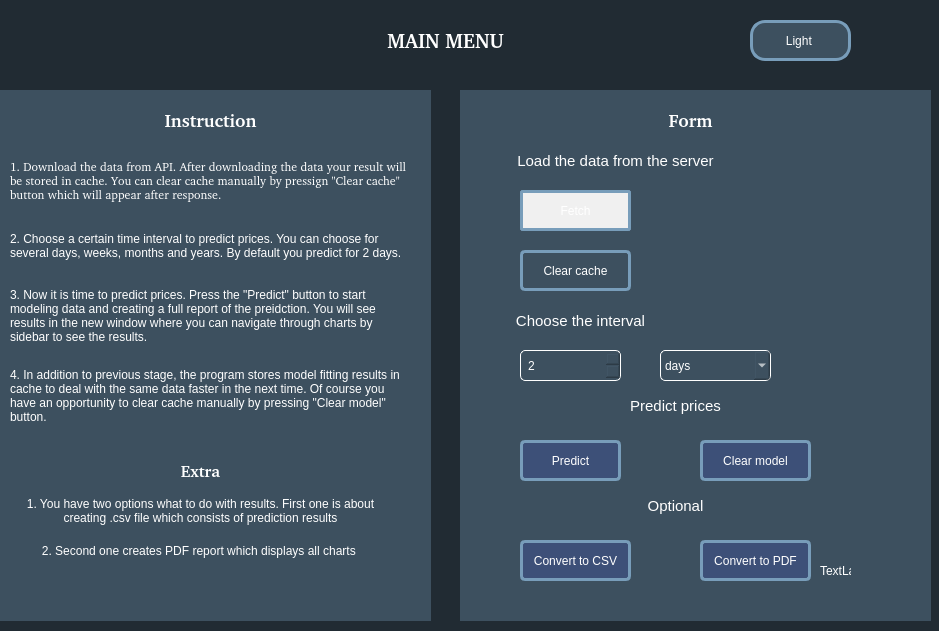
<?xml version="1.0" encoding="UTF-8"?>
<ui version="4.0">
 <class>MainWindow</class>
 <widget class="QMainWindow" name="MainWindow">
  <property name="geometry">
   <rect>
    <x>0</x>
    <y>0</y>
    <width>939</width>
    <height>631</height>
   </rect>
  </property>
  <property name="windowTitle">
   <string>Menu</string>
  </property>
  <property name="styleSheet">
   <string notr="true">
*{
color: #fff;
font-family: url(:/fonts/Nova_Flat/NovaFlat-Regular.ttf);
font-size: 12px;
border: nine;
background: none;
}

#centralwidget{
background-color: rgb(33, 43, 51);
}
#left_menu_widget, #percentage_bar_chart, #nested_donuts,
#line_charts, #bar_charts, #temperature_bar_chart
{
background-color: rgba(61, 80, 95, 100)
}
#header_frame, #frame_3, #frame_5{
background-color: rgb(61, 80, 95);
}
#frame_5 QPushButton{
padding: 10px;
border-radius: 5px;
background-color: rgba(33, 43, 51, 100);
}
#header_nav QPushButton{
	background-color: rgb(61, 80, 95);
	border-radius: 15px;
	border: 3px solid rgb(120, 157, 186);
}
#header_nav QPushButton:hover{
	background-color: rgb(120, 157, 186);
}</string>
  </property>
  <widget class="QWidget" name="centralwidget">
   <widget class="QFrame" name="header_nav">
    <property name="geometry">
     <rect>
      <x>0</x>
      <y>0</y>
      <width>931</width>
      <height>81</height>
     </rect>
    </property>
    <property name="frameShape">
     <enum>QFrame::StyledPanel</enum>
    </property>
    <property name="frameShadow">
     <enum>QFrame::Raised</enum>
    </property>
    <widget class="QFrame" name="frame_2">
     <property name="geometry">
      <rect>
       <x>30</x>
       <y>10</y>
       <width>181</width>
       <height>61</height>
      </rect>
     </property>
     <property name="frameShape">
      <enum>QFrame::StyledPanel</enum>
     </property>
     <property name="frameShadow">
      <enum>QFrame::Raised</enum>
     </property>
    </widget>
    <widget class="QFrame" name="controlButtons">
     <property name="geometry">
      <rect>
       <x>720</x>
       <y>10</y>
       <width>161</width>
       <height>61</height>
      </rect>
     </property>
     <property name="frameShape">
      <enum>QFrame::StyledPanel</enum>
     </property>
     <property name="frameShadow">
      <enum>QFrame::Raised</enum>
     </property>
     <widget class="QPushButton" name="QPushButton">
      <property name="geometry">
       <rect>
        <x>30</x>
        <y>10</y>
        <width>101</width>
        <height>41</height>
       </rect>
      </property>
      <property name="text">
       <string>Light </string>
      </property>
     </widget>
    </widget>
    <widget class="QLabel" name="label_7">
     <property name="geometry">
      <rect>
       <x>340</x>
       <y>10</y>
       <width>221</width>
       <height>61</height>
      </rect>
     </property>
     <property name="layoutDirection">
      <enum>Qt::LeftToRight</enum>
     </property>
     <property name="text">
      <string/>
     </property>
     <property name="textFormat">
      <enum>Qt::PlainText</enum>
     </property>
    </widget>
    <widget class="QLabel" name="label1">
     <property name="geometry">
      <rect>
       <x>330</x>
       <y>10</y>
       <width>231</width>
       <height>61</height>
      </rect>
     </property>
     <property name="font">
      <font>
       <family>:/fonts/Nova_Flat/NovaFlat-Regular.ttf</family>
       <pointsize>-1</pointsize>
       <weight>75</weight>
       <bold>true</bold>
      </font>
     </property>
     <property name="styleSheet">
      <string notr="true">QLabel#label1{
	font-size: 20px;
}</string>
     </property>
     <property name="text">
      <string>MAIN MENU</string>
     </property>
     <property name="alignment">
      <set>Qt::AlignCenter</set>
     </property>
    </widget>
   </widget>
   <widget class="QFrame" name="frame_3">
    <property name="geometry">
     <rect>
      <x>0</x>
      <y>90</y>
      <width>431</width>
      <height>531</height>
     </rect>
    </property>
    <property name="styleSheet">
     <string notr="true">QLabel#label_2, QLabel#label_3, QLabel#label_4, QLabel#label_5 {
 line-height: 1.5
}</string>
    </property>
    <property name="frameShape">
     <enum>QFrame::StyledPanel</enum>
    </property>
    <property name="frameShadow">
     <enum>QFrame::Raised</enum>
    </property>
    <widget class="QLabel" name="label">
     <property name="geometry">
      <rect>
       <x>20</x>
       <y>10</y>
       <width>381</width>
       <height>41</height>
      </rect>
     </property>
     <property name="font">
      <font>
       <family>:/fonts/Nova_Flat/NovaFlat-Regular.ttf</family>
       <pointsize>-1</pointsize>
       <weight>75</weight>
       <bold>true</bold>
      </font>
     </property>
     <property name="styleSheet">
      <string notr="true">QLabel#label{
	font-size: 18px;
}</string>
     </property>
     <property name="text">
      <string>Instruction</string>
     </property>
     <property name="textFormat">
      <enum>Qt::AutoText</enum>
     </property>
     <property name="alignment">
      <set>Qt::AlignCenter</set>
     </property>
    </widget>
    <widget class="QLabel" name="label_2">
     <property name="geometry">
      <rect>
       <x>10</x>
       <y>130</y>
       <width>401</width>
       <height>51</height>
      </rect>
     </property>
     <property name="text">
      <string>2. Choose a certain time interval to predict prices. You can choose for several days, weeks, months and years. By default you predict for 2 days.</string>
     </property>
     <property name="textFormat">
      <enum>Qt::PlainText</enum>
     </property>
     <property name="wordWrap">
      <bool>true</bool>
     </property>
    </widget>
    <widget class="QLabel" name="label_3">
     <property name="geometry">
      <rect>
       <x>10</x>
       <y>60</y>
       <width>411</width>
       <height>61</height>
      </rect>
     </property>
     <property name="font">
      <font>
       <family>:/fonts/Nova_Flat/NovaFlat-Regular.ttf</family>
       <pointsize>-1</pointsize>
      </font>
     </property>
     <property name="text">
      <string>1. Download the data from API. After downloading the data your result will be stored in cache. You can clear cache manually by pressign &quot;Clear cache&quot; button which will appear after response.</string>
     </property>
     <property name="textFormat">
      <enum>Qt::PlainText</enum>
     </property>
     <property name="wordWrap">
      <bool>true</bool>
     </property>
    </widget>
    <widget class="QLabel" name="label_4">
     <property name="geometry">
      <rect>
       <x>10</x>
       <y>190</y>
       <width>401</width>
       <height>71</height>
      </rect>
     </property>
     <property name="text">
      <string>3. Now it is time to predict prices. Press the &quot;Predict&quot; button to start modeling data and creating a full report of the preidction. You will see results in the new window where you can navigate through charts by sidebar to see the results.</string>
     </property>
     <property name="textFormat">
      <enum>Qt::PlainText</enum>
     </property>
     <property name="wordWrap">
      <bool>true</bool>
     </property>
     <property name="openExternalLinks">
      <bool>true</bool>
     </property>
    </widget>
    <widget class="QLabel" name="label_5">
     <property name="geometry">
      <rect>
       <x>10</x>
       <y>270</y>
       <width>401</width>
       <height>71</height>
      </rect>
     </property>
     <property name="text">
      <string>4. In addition to previous stage, the program stores model fitting results in cache to deal with the same data faster in the next time. Of course you have an opportunity to clear cache manually by pressing &quot;Clear model&quot; button.</string>
     </property>
     <property name="textFormat">
      <enum>Qt::PlainText</enum>
     </property>
     <property name="wordWrap">
      <bool>true</bool>
     </property>
     <property name="openExternalLinks">
      <bool>true</bool>
     </property>
    </widget>
    <widget class="QLabel" name="label_6">
     <property name="geometry">
      <rect>
       <x>10</x>
       <y>360</y>
       <width>381</width>
       <height>41</height>
      </rect>
     </property>
     <property name="font">
      <font>
       <family>:/fonts/Nova_Flat/NovaFlat-Regular.ttf</family>
       <pointsize>-1</pointsize>
       <weight>75</weight>
       <bold>true</bold>
      </font>
     </property>
     <property name="styleSheet">
      <string notr="true">QLabel#label_6{
	font-size: 16px;
}</string>
     </property>
     <property name="text">
      <string>Extra</string>
     </property>
     <property name="textFormat">
      <enum>Qt::PlainText</enum>
     </property>
     <property name="alignment">
      <set>Qt::AlignCenter</set>
     </property>
    </widget>
    <widget class="QLabel" name="label_8">
     <property name="geometry">
      <rect>
       <x>10</x>
       <y>400</y>
       <width>381</width>
       <height>41</height>
      </rect>
     </property>
     <property name="text">
      <string>1. You have two options what to do with results. First one is about creating .csv file which consists of prediction results</string>
     </property>
     <property name="textFormat">
      <enum>Qt::PlainText</enum>
     </property>
     <property name="alignment">
      <set>Qt::AlignCenter</set>
     </property>
     <property name="wordWrap">
      <bool>true</bool>
     </property>
    </widget>
    <widget class="QLabel" name="label_9">
     <property name="geometry">
      <rect>
       <x>10</x>
       <y>440</y>
       <width>381</width>
       <height>41</height>
      </rect>
     </property>
     <property name="text">
      <string>2. Second one creates PDF report which displays all charts </string>
     </property>
     <property name="textFormat">
      <enum>Qt::PlainText</enum>
     </property>
     <property name="alignment">
      <set>Qt::AlignCenter</set>
     </property>
     <property name="wordWrap">
      <bool>true</bool>
     </property>
    </widget>
   </widget>
   <widget class="QFrame" name="frame_5">
    <property name="geometry">
     <rect>
      <x>460</x>
      <y>90</y>
      <width>471</width>
      <height>531</height>
     </rect>
    </property>
    <property name="styleSheet">
     <string notr="true">QPushButton#clearCache, QPushButton#clearModel, QPushButton#convertCSV,
QPushButton#convertPDF, QPushButton#fetchButton {
	background-color: rgb(61, 80, 120);
	border-radius: 5px;
	border: 3px solid rgb(120, 157, 186);
}

QPushButton#clearCache, QPushButton#clearModel, QPushButton#convertCSV,
QPushButton#convertPDF, QPushButton#fetchButton :hover{
	background-color: rgb(120, 157, 186);
}</string>
    </property>
    <property name="frameShape">
     <enum>QFrame::StyledPanel</enum>
    </property>
    <property name="frameShadow">
     <enum>QFrame::Raised</enum>
    </property>
    <widget class="QLabel" name="label_10">
     <property name="geometry">
      <rect>
       <x>40</x>
       <y>10</y>
       <width>381</width>
       <height>41</height>
      </rect>
     </property>
     <property name="font">
      <font>
       <family>:/fonts/Nova_Flat/NovaFlat-Regular.ttf</family>
       <pointsize>-1</pointsize>
       <weight>75</weight>
       <bold>true</bold>
      </font>
     </property>
     <property name="styleSheet">
      <string notr="true">QLabel#label_10{
	font-size: 18px;
}</string>
     </property>
     <property name="text">
      <string>Form</string>
     </property>
     <property name="textFormat">
      <enum>Qt::PlainText</enum>
     </property>
     <property name="alignment">
      <set>Qt::AlignCenter</set>
     </property>
    </widget>
    <widget class="QLabel" name="label_11">
     <property name="geometry">
      <rect>
       <x>40</x>
       <y>50</y>
       <width>231</width>
       <height>41</height>
      </rect>
     </property>
     <property name="styleSheet">
      <string notr="true">QLabel#label_11{
	font-size: 15px;
}</string>
     </property>
     <property name="text">
      <string>Load the data from the server</string>
     </property>
     <property name="textFormat">
      <enum>Qt::PlainText</enum>
     </property>
     <property name="alignment">
      <set>Qt::AlignCenter</set>
     </property>
    </widget>
    <widget class="QPushButton" name="fetchButton">
     <property name="geometry">
      <rect>
       <x>60</x>
       <y>100</y>
       <width>111</width>
       <height>41</height>
      </rect>
     </property>
     <property name="styleSheet">
      <string notr="true">#fetchButton {
	padding: 10px;
    border-radius: 3px;
    background-color: #f0f0f0;  
}
#fetchButton:hover{
	background-color: rgb(120, 157, 186);
}</string>
     </property>
     <property name="text">
      <string>Fetch</string>
     </property>
    </widget>
    <widget class="QLabel" name="label_15">
     <property name="geometry">
      <rect>
       <x>190</x>
       <y>100</y>
       <width>111</width>
       <height>41</height>
      </rect>
     </property>
     <property name="styleSheet">
      <string notr="true">#resultsMsg{
	display: hidden;
}</string>
     </property>
     <property name="text">
      <string/>
     </property>
     <property name="textFormat">
      <enum>Qt::PlainText</enum>
     </property>
     <property name="alignment">
      <set>Qt::AlignCenter</set>
     </property>
    </widget>
    <widget class="QLabel" name="label_12">
     <property name="geometry">
      <rect>
       <x>30</x>
       <y>210</y>
       <width>181</width>
       <height>41</height>
      </rect>
     </property>
     <property name="styleSheet">
      <string notr="true">QLabel#label_12{
	font-size: 15px;
}</string>
     </property>
     <property name="text">
      <string>Choose the interval</string>
     </property>
     <property name="textFormat">
      <enum>Qt::PlainText</enum>
     </property>
     <property name="alignment">
      <set>Qt::AlignCenter</set>
     </property>
    </widget>
    <widget class="QComboBox" name="timeIntervals">
     <property name="geometry">
      <rect>
       <x>200</x>
       <y>260</y>
       <width>111</width>
       <height>31</height>
      </rect>
     </property>
     <property name="styleSheet">
      <string notr="true">QComboBox#timeIntervals{
	border: 1px solid #fff;
    border-radius: 5px;
    background-color: rgba(61, 80, 95, 100);
}

QComboBox#timeIntervals QAbstractItemView {
	color: 000;
}</string>
     </property>
     <property name="currentText">
      <string>days</string>
     </property>
     <property name="currentIndex">
      <number>0</number>
     </property>
     <property name="placeholderText">
      <string notr="true"/>
     </property>
     <item>
      <property name="text">
       <string>days</string>
      </property>
     </item>
     <item>
      <property name="text">
       <string>weeks</string>
      </property>
     </item>
     <item>
      <property name="text">
       <string>months</string>
      </property>
     </item>
     <item>
      <property name="text">
       <string>years</string>
      </property>
     </item>
    </widget>
    <widget class="QSpinBox" name="spinBox">
     <property name="geometry">
      <rect>
       <x>60</x>
       <y>260</y>
       <width>101</width>
       <height>31</height>
      </rect>
     </property>
     <property name="styleSheet">
      <string notr="true">QSpinBox#spinBox{
	 border: 1px solid #fff;
    border-radius: 5px;
    background-color: rgba(61, 80, 95, 100);
    padding: 5px; /* Adjust as needed */
}</string>
     </property>
     <property name="minimum">
      <number>2</number>
     </property>
    </widget>
    <widget class="QPushButton" name="clearCache">
     <property name="geometry">
      <rect>
       <x>60</x>
       <y>160</y>
       <width>111</width>
       <height>41</height>
      </rect>
     </property>
     <property name="styleSheet">
      <string notr="true">#clearCache {
	background-color: rgb(61, 80, 95);
	border-radius: 5px;
	border: 3px solid rgb(120, 157, 186);
}
#clearCache:hover{
	background-color: rgb(120, 157, 186);
}</string>
     </property>
     <property name="text">
      <string>Clear cache</string>
     </property>
    </widget>
    <widget class="QLabel" name="label_13">
     <property name="geometry">
      <rect>
       <x>20</x>
       <y>300</y>
       <width>391</width>
       <height>31</height>
      </rect>
     </property>
     <property name="styleSheet">
      <string notr="true">QLabel#label_13{
	font-size: 15px;
}</string>
     </property>
     <property name="text">
      <string>Predict prices</string>
     </property>
     <property name="textFormat">
      <enum>Qt::PlainText</enum>
     </property>
     <property name="alignment">
      <set>Qt::AlignCenter</set>
     </property>
    </widget>
    <widget class="QPushButton" name="predictPrices">
     <property name="geometry">
      <rect>
       <x>60</x>
       <y>350</y>
       <width>101</width>
       <height>41</height>
      </rect>
     </property>
     <property name="styleSheet">
      <string notr="true">QPushButton#predictPrices{
	background-color: rgb(61, 80, 120);
	border-radius: 5px;
	border: 3px solid rgb(120, 157, 186);
}

QPushButton#predictPrices:hover{
	background-color: rgb(120, 157, 186);
}</string>
     </property>
     <property name="text">
      <string>Predict</string>
     </property>
    </widget>
    <widget class="QPushButton" name="clearModel">
     <property name="geometry">
      <rect>
       <x>240</x>
       <y>350</y>
       <width>111</width>
       <height>41</height>
      </rect>
     </property>
     <property name="styleSheet">
      <string notr="true">QPushButton#clearModel{
	background-color: rgb(61, 80, 120);
	border-radius: 5px;
	border: 3px solid rgb(120, 157, 186);
}

QPushButton#clearModel:hover{
	background-color: rgb(120, 157, 186);
}</string>
     </property>
     <property name="text">
      <string>Clear model</string>
     </property>
    </widget>
    <widget class="QPushButton" name="convertCSV">
     <property name="geometry">
      <rect>
       <x>60</x>
       <y>450</y>
       <width>111</width>
       <height>41</height>
      </rect>
     </property>
     <property name="styleSheet">
      <string notr="true">#convertCSV {
	background-color: rgb(61, 80, 120);
	border-radius: 5px;
	border: 3px solid rgb(120, 157, 186);
}
#convertCSV:hover{
	background-color: rgb(120, 157, 186);
}</string>
     </property>
     <property name="text">
      <string>Convert to CSV</string>
     </property>
    </widget>
    <widget class="QPushButton" name="convertPDF">
     <property name="geometry">
      <rect>
       <x>240</x>
       <y>450</y>
       <width>111</width>
       <height>41</height>
      </rect>
     </property>
     <property name="styleSheet">
      <string notr="true">#convertPDF {
	background-color: rgb(61, 80, 120);
	border-radius: 5px;
	border: 3px solid rgb(120, 157, 186);
}
#convertPDF:hover{
	background-color: rgb(120, 157, 186);
}</string>
     </property>
     <property name="text">
      <string>Convert to PDF</string>
     </property>
    </widget>
    <widget class="QLabel" name="label_14">
     <property name="geometry">
      <rect>
       <x>40</x>
       <y>400</y>
       <width>351</width>
       <height>31</height>
      </rect>
     </property>
     <property name="layoutDirection">
      <enum>Qt::RightToLeft</enum>
     </property>
     <property name="styleSheet">
      <string notr="true">QLabel#label_14{
	font-size: 15px;
}</string>
     </property>
     <property name="text">
      <string>Optional</string>
     </property>
     <property name="textFormat">
      <enum>Qt::PlainText</enum>
     </property>
     <property name="alignment">
      <set>Qt::AlignCenter</set>
     </property>
    </widget>
    <widget class="QFrame" name="frame_6">
     <property name="geometry">
      <rect>
       <x>40</x>
       <y>400</y>
       <width>351</width>
       <height>121</height>
      </rect>
     </property>
     <property name="styleSheet">
      <string notr="true">#frame_6 {
 display: hidden;
}</string>
     </property>
     <property name="frameShape">
      <enum>QFrame::StyledPanel</enum>
     </property>
     <property name="frameShadow">
      <enum>QFrame::Raised</enum>
     </property>
     <widget class="QLabel" name="label_16">
      <property name="geometry">
       <rect>
        <x>320</x>
        <y>50</y>
        <width>91</width>
        <height>61</height>
       </rect>
      </property>
      <property name="text">
       <string>TextLabel</string>
      </property>
     </widget>
    </widget>
    <zorder>frame_6</zorder>
    <zorder>label_10</zorder>
    <zorder>label_11</zorder>
    <zorder>fetchButton</zorder>
    <zorder>label_15</zorder>
    <zorder>label_12</zorder>
    <zorder>timeIntervals</zorder>
    <zorder>spinBox</zorder>
    <zorder>clearCache</zorder>
    <zorder>label_13</zorder>
    <zorder>predictPrices</zorder>
    <zorder>clearModel</zorder>
    <zorder>convertCSV</zorder>
    <zorder>convertPDF</zorder>
    <zorder>label_14</zorder>
   </widget>
  </widget>
  <action name="actionDark">
   <property name="text">
    <string>Dark</string>
   </property>
  </action>
  <action name="actionLight">
   <property name="text">
    <string>Light</string>
   </property>
  </action>
  <action name="actionEnglish">
   <property name="text">
    <string>English</string>
   </property>
  </action>
  <action name="actionUkrainian">
   <property name="text">
    <string>Ukrainian</string>
   </property>
  </action>
 </widget>
 <resources>
  <include location="../resources.qrc"/>
 </resources>
 <connections/>
</ui>
